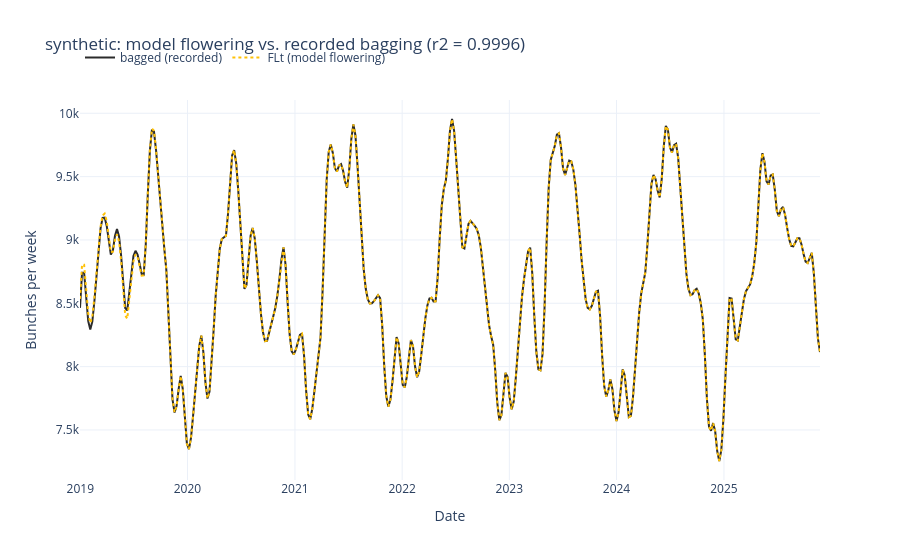

Write notebook code for a chart like this one.
### Markdown cell above
### Flowering: the model's prediction vs. the recorded bagging

On every week covered by ribbon records the engine seeds the post-flowering chains with the **real**
bagged counts (`tag_output["bagged_input"]`). `output["FLt"]` is a different quantity: the model's
own flowering prediction from the pre-flowering chain, computed every week whether or not real
bagging exists (on a week without ribbon coverage it is what seeds `__unassigned__`). Comparing
the two checks the pre-flowering chain: do the plants the model says flower this week match the
bunches the farm actually bagged? On `data/synthetic`, where real desuckering records drive the
pre-flowering chain, they agree almost exactly: r2 = 0.9996 over the 361 simulated weeks (see
`03_validating_farm_simulation.ipynb` for runs without those records).

### Code cell
seeded = (
    tag_output[tag_output["tag"] != UNASSIGNED_TAG]
    .groupby("week_index", as_index=False)["bagged_input"]
    .sum()
)
flowering = (
    output[["week_index", "date", "FLt"]]
    .merge(production_weekly[["week_index", "bagged"]], on="week_index", how="left")
    .merge(seeded, on="week_index", how="left")
)
# On a covered week the engine treats an unreported bagging count as zero, so do the same here.
covered = flowering[flowering["week_index"].map(ribbon_production.week_is_covered)].fillna({"bagged": 0.0})

residual = covered["bagged"] - covered["FLt"]
r2 = 1.0 - (residual**2).sum() / ((covered["bagged"] - covered["bagged"].mean()) ** 2).sum()
driver = "real sucker-selection records" if sucker_selection is not None else "the mechanistic Eq 3 prediction"
print(f"{len(covered)} of {len(flowering)} simulated weeks are covered by ribbon records")
print(f"Largest |bagged_input seeded - bagged recorded| on those weeks: {(covered['bagged_input'] - covered['bagged']).abs().max():.1e}")
print(f"Recorded bagging: {covered['bagged'].sum():,.0f} bunches; model FLt: {covered['FLt'].sum():,.0f}")
print(f"r2 of FLt against recorded weekly bagging: {r2:.4f} (pre-flowering inflow from {driver})")

fig = go.Figure()
fig.add_trace(go.Scatter(x=flowering["date"], y=flowering["bagged"], name="bagged (recorded)", line=dict(color="#2b2b2b", width=2)))
fig.add_trace(go.Scatter(x=flowering["date"], y=flowering["FLt"].round(1), name="FLt (model flowering)", line=dict(color="#FFC107", width=2, dash="dot")))
fig.update_layout(
    title=f"{DATA_DIR.name}: model flowering vs. recorded bagging (r2 = {r2:.4f})",
    xaxis_title="Date",
    yaxis_title="Bunches per week",
    template="plotly_white",
    legend=dict(orientation="h", y=1.15),
)
fig.show()

### Figure 1 — Plotly figure (JSON) as saved in the notebook; plotly's stock layout.template omitted (floating-point values rounded to 4 significant figures; data arrays with more than 128 entries replaced by an {"elided": "..."} marker saying what was removed)
{"data": [{"line": {"color": "#2b2b2b", "width": 2}, "name": "bagged (recorded)", "type": "scatter", "x": {"elided": "361 str values"}, "y": {"elided": "361 float values"}}, {"line": {"color": "#FFC107", "dash": "dot", "width": 2}, "name": "FLt (model flowering)", "type": "scatter", "x": {"elided": "361 str values"}, "y": {"elided": "361 float values"}}], "layout": {"legend": {"orientation": "h", "y": 1.15}, "title": {"text": "synthetic: model flowering vs. recorded bagging (r2 = 0.9996)"}, "xaxis": {"title": {"text": "Date"}}, "yaxis": {"title": {"text": "Bunches per week"}}}}
